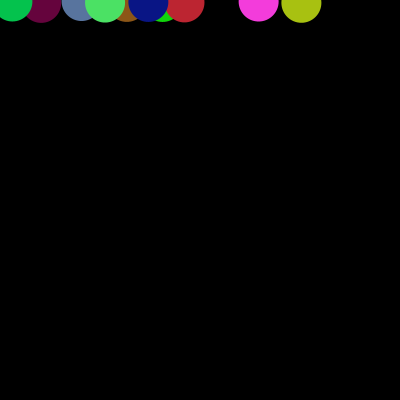
Frame 1 (no input)
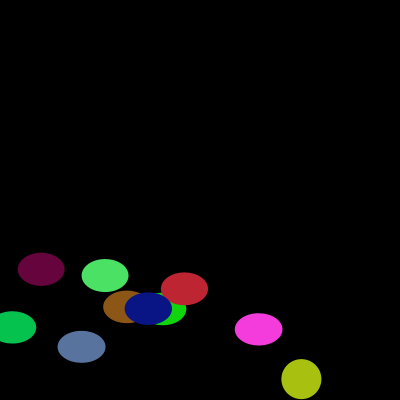
Frame 60 (the mouse pressed at the canvas centre just before this capture)
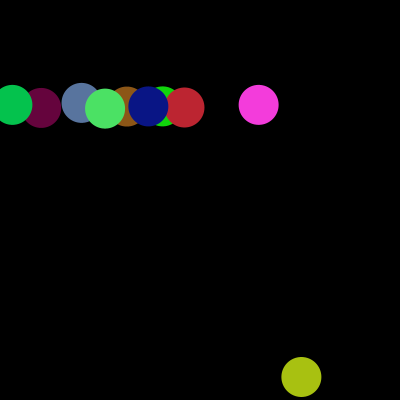
Frame 120 (the mouse held since frame 60 and released just before this capture)

The Processing sketch that drew these frames (run headless with seeded random() and noise(); from frame 60 on, the mouse is pressed at the canvas centre):

// Processing sketch: bolita
// ── bolita.pde
Ball [] b = new Ball[10];

void setup() {
  size(400, 400);
  for (int i = 0; i<10; i++) {
    b[i] = new Ball();
  }
}

void draw() {
  background(0);
  noStroke();
  for (int i = 0; i<10; i++) {
    b[i].fall();
    b[i].bounce();
  }
}
// ── classBouncingBall.pde
class Ball {
  float x, y;
  float d;
  float vel, ace;
  int a;
  int r,g,b;

  Ball() {
    x = random(width);
    y = 0;
    d = 40;
    vel = random(1,3);
    ace = 0.2;
    r = int(random(256));
    g = int(random(256));
    b = int(random(256));
  }

  void fall() {
    y = y + vel;
    vel = vel + ace;
    fill(r,g,b);
    if (vel<0) {
      ellipse(x, y, d-(vel*0.8), d+(vel*0.8));
    } else {
      ellipse(x, y, d, d);
    }
  }
  
  void bounce(){
    if (y > height-(d/1.5)) {
    vel = vel*(-0.85);
    a++;
    //println(y, height-(d/1.6), vel);
    if (a ==2) {
      //noLoop();
    }
    if (abs(vel)<1.25) {
      vel = 0;
      ace = 0;
    }
  }
  }
}
